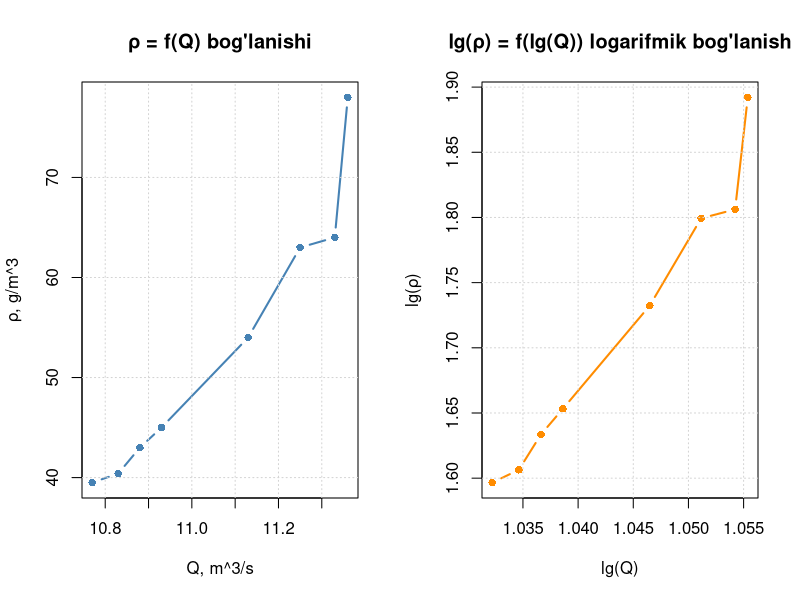

This figure's R source: (Note: this script raises an error after producing the figure.)
# Authors: GAVKHAR Mamadjanova & ZULFIYA Kuranboyeva
#------------------------------------------------------------------------------ #
#                       5b-amaliy mashg'ulot / Practical 5b                     #
# Y=a*x^b ko'rinishidagi tenglamaning noma'lum parametrlarini 2 usul bilan aniqlash
#     Estimation of the unknown parameters of the hydrological relationship 
#                           Y=a*x^b using two different methods
# ----------------------------------------------------------------------------- #
# Code description in Uzbek |  R version >4.5.0
#
# Ushbu anmaliy mashg'ulotda berilgan o'zgaruvchilar Q — suv sarfi (m^3/s)
# ρ — suvning loyqaligi (g/m^3). Tenglama quyidagi holatga keltiriladi:
# Tenglama: ρ = a * Q^b
# Logarifmik holat: lg(ρ) = lg(a) + b * lg(Q)
#
# ----- 1. Boshlang'ich ma'lumotlarni kiritish ---------------------------------

Q <- c(10.77, 10.83, 10.88, 10.93, 11.13, 11.25, 11.33, 11.36)
ρ <- c(39.5, 40.4, 43.0, 45.0, 54.0, 63.0, 64.0, 78.0)
n <- length(Q)  # kuzatuvlar soni = 8

# ----- 2. O'zgaruvchilarni logarifmlarda ifodalash ----------------------------
# log10() — o'nli logarifm funksiyasi

lgQ <- log10(Q)  # Q qiymatlar logarifmi
lgR <- log10(ρ)  # ρ qiymatlar logarifmi

cat("Logarifmik qiymatlar yig'indisi:\n")
cat("  sum(lgQ) =", round(sum(lgQ), 4), "\n")
cat("  sum(lgR) =", round(sum(lgR), 4), "\n\n")

# ----- 3. Grafiklarni chizish -------------------------------------------------
# par(mfrow) — bir oynada bir nechta grafik joylashtirish

par(mfrow = c(1, 2))  # 1 qator, 2 ustun

# --- Chizma 1: ρ = f(Q) to'g'ridan-to'g'ri bog'lanish -----
plot(Q, ρ,
     type = "b",          # "b" = nuqtalar + chiziq
     pch  = 16,           # to'ldirilgan doira belgisi
     col  = "steelblue",
     lwd  = 2,
     main = "ρ = f(Q) bog'lanishi",
     xlab = "Q, m^3/s",
     ylab = "ρ, g/m^3")
grid()

# --- Chizma 2: lg(ρ) = f(lg(Q)) logarifmik bog'lanish -----
plot(lgQ, lgR,
     type = "b",
     pch  = 16,
     col  = "darkorange",
     lwd  = 2,
     main = "lg(ρ) = f(lg(Q)) logarifmik bog'lanish",
     xlab = "lg(Q)",
     ylab = "lg(ρ)")
grid()

# locator(2) funksiyasi foydalanuvchi grafikda 2 marta chertguncha kutadi,
#              so'ng chertilgan nuqtalarning x va y koordinatalarini beradi
nuqtalar <- locator(2)

# Chertilgan nuqtalarni lgQ va lgR sifatida saqlash
# order() — kichigidan kattasiga tartiblash (lgQ bo'yicha)
tartib <- order(nuqtalar$x)

lgQ1 <- nuqtalar$x[tartib[1]]
lgR1 <- nuqtalar$y[tartib[1]]

lgQ2 <- nuqtalar$x[tartib[2]]
lgR2 <- nuqtalar$y[tartib[2]]

cat("Tanlangan nuqtalar:\n")
cat(" 1-nuqta: lgQ1 =", round(lgQ1, 4), ", lgR1 =", round(lgR1, 4), "\n")
cat(" 2-nuqta: lgQ2 =", round(lgQ2, 4), ", lgR2 =", round(lgR2, 4), "\n\n")

# Tanlangan nuqtalarni grafik ustiga chizish
# abline() — gorizontal/vertikal chiziq, v = vertikal, h = gorizontal
abline(v = lgQ1, h = lgR1, col = "blue",  lty = 2, lwd = 2)
abline(v = lgQ2, h = lgR2, col = "green", lty = 2, lwd = 2)

# points() — chertilgan aniq joyga belgi qo'yish
points(lgQ1, lgR1, col = "blue",  pch = 19, cex = 1.8)
points(lgQ2, lgR2, col = "green", pch = 19, cex = 1.8)

legend("topleft",
       legend = c("1-nuqta", "2-nuqta"),
       col    = c("blue", "green"),
       lty    = 2, pch = 19, bty = "n")

par(mfrow = c(1, 1))  # grafik oynasini oddiy holatga qaytarish

# ----- 4. TANLANGAN NUQTALAR USULI (1-usul) -----------------------------------
#
# Logarifmik grafikdan 2 ta nuqta tanlangach quyidagi tenglamalar sistemasi tuziladi:
#   lg(ρ1) = lg(a) + b * lg(Q1)
#   lg(ρ2) = lg(a) + b * lg(Q2)
#
# Noma'lumlar: lg(a) va b
# Yechim: solve() funksiyasi bilan amalga oshiriladi

cat("=== 1-usul: TANLANGAN NUQTALAR USULI ===\n")
cat("Tanlangan nuqtalar:\n")
cat("  1-nuqta: lgQ1 =", lgQ1, ",  lgR1 =", lgR1, "\n")
cat("  2-nuqta: lgQ2 =", lgQ2, ",  lgR2 =", lgR2, "\n\n")

# Tenglama sistemasini matrits shaklida yozamiz:
# | 1  lgQ1 | | lg(a) |   | lgR1 |
# | 1  lgQ2 | |   b   | = | lgR2 |
#
# rbind() — qatorlarni birlashtirish orqali matrit tuzadi
A1 <- rbind(c(1, lgQ1),
            c(1, lgQ2))
B1 <- c(lgR1, lgR2)

# solve(A, B) — Ax = B tenglamasini yechadi, x = [lg(a), b]
yechim1 <- solve(A1, B1)

lga_1 <- yechim1[1]  # lg(a) qiymati
b_1 <- yechim1[2]    # b qiymati
a_1 <- 10^lga_1      # a = 10^lg(a)

cat("Natija:\n")
cat("  lg(a) =", round(lga_1, 5), "\n")
cat("  a     =", a_1, "  (juda kichik son, bu normal)\n")
cat("  b     =", round(b_1, 5), "\n")
cat("  Tenglama: ρ* = a * Q^b\n\n")

# Hisoblangan ρ_1 qiymatlari — har bir Q uchun
ρ_1 <- a_1 * Q^b_1

# ----- 5. O'RTACHALAR USULI (2-usul) ------------------------------------------
#
# 8 qatorli qiymatlar 2 ta teng guruhga bo'linadi (4+4).
# Har bir guruh uchun yig'indilar hisoblanadi va
# tenglama sistemasi tuziladi:
#   sum1(lgR) = 4*lg(a) + b * sum1(lgQ)
#   sum2(lgR) = 4*lg(a) + b * sum2(lgQ)

cat("=== 2-usul: O'RTACHALAR USULI ===\n")

# Guruhlar bo'yicha yig'indilar
# [1:4]  — birinchi 4 ta element
# [5:8]  — keyingi 4 ta element
sum_lgQ1 <- sum(lgQ[1:4])
sum_lgR1 <- sum(lgR[1:4])

sum_lgQ2 <- sum(lgQ[5:8])
sum_lgR2 <- sum(lgR[5:8])

cat("Guruhlar bo'yicha yig'indilar:\n")
cat("  1-guruh (1-4 -qatorlar): sum(lgQ) =", round(sum_lgQ1, 4),
    ",  sum(lgR) =", round(sum_lgR1, 4), "\n")
cat("  2-guruh (5-8 qatorlar): sum(lgQ) =", round(sum_lgQ2, 4),
    ",  sum(lgR) =", round(sum_lgR2, 4), "\n")
cat("Tuzilgan sistema:\n")
cat(" ", round(sum_lgR1, 4), "= 4*lg(a) + b *", round(sum_lgQ1, 4), "\n")
cat(" ", round(sum_lgR2, 4), "= 4*lg(a) + b *", round(sum_lgQ2, 4), "\n\n")

A2 <- rbind(c(4, sum_lgQ1),
            c(4, sum_lgQ2))
B2 <- c(sum_lgR1, sum_lgR2)

yechim2 <- solve(A2, B2)

lga_2 <- yechim2[1]
b_2 <- yechim2[2]
a_2 <- 10^lga_2

cat("Natija:\n")
cat("  lg(a) =", round(lga_2, 5), "\n")
cat("  a     =", a_2, "\n")
cat("  b     =", round(b_2, 5), "\n")
cat("  Tenglama: ρ_2 = a * Q^b\n\n")

# Hisoblangan ρ_2 qiymatlari — har bir Q uchun
ρ_2 <- a_2 * Q^b_2

# ----- 6. XATOLIKLARNI HISOBLASH ----------------------------------------------
# Har bir kuzatuv uchun:
#   Δ = ρ_kuzatilgan - ρ_2_hisoblangan#
# Natijani baholash uchun:
#   sum(Δ) — yig'indi xatolik (ishorali) 
#   sum(abs(Δ))— yig'indi xatolik (ishorasiz, mutlaq)
#   Qaysi usulda sum(|Δ|) kichik bo'lsa — o'sha usul aniqroq hisoblanadi

cat("=== XATOLIKLARNI HISOBLASH ===\n\n")

Δ_1 <- ρ - ρ_1   # 1-usul xatoliklari
Δ_2 <- ρ - ρ_2   # 2-usul xatoliklari


# ----- 7. NATIJALAR JADVALI ---------------------------------------------------

natijalar <- data.frame(
  Nr = 1:n,
  Q = Q,
  ρ_obs = ρ,                    # kuzatilgan qiymat
  ρ1_hisob = round(ρ_1, 2),     # 1-usul hisoblangan
  ρ2_hisob = round(ρ_2, 2),     # 2-usul hisoblangan
  Δ1 = round(Δ_1, 2),           # 1-usul xatoligi
  Δ2 = round(Δ_2, 2),           # 2-usul xatoligi
  absΔ1 = round(abs(Δ_1), 2),   # 1-usul |xatolik|
  absΔ2 = round(abs(Δ_2), 2)    # 2-usul |xatolik|
)

cat("Natijalar jadvali:\n")
print(natijalar, row.names = FALSE)

# Yig'indi xatoliklar
cat("\nYig'indi xatoliklar:\n")
cat("  sum(Δ1)     =", round(sum(Δ_1), 3),
    "  (1-usul ishorali yig'indi)\n")
cat("  sum(Δ2)     =", round(sum(Δ_2), 3),
    "  (2-usul ishorali yig'indi)\n")
cat("  sum(|Δ1|)   =", round(sum(abs(Δ_1)), 3),
    "  (1-usul mutlaq yig'indi)\n")
cat("  sum(|Δ2|)   =", round(sum(abs(Δ_2)), 3),
    "  (2-usul mutlaq yig'indi)\n\n")

# ----- 8. XULOSA — qaysi usul aniqroq?  ---------------------------------------
# Nazariyaga ko'ra: sum(|Δ|) kichik bo'lgan usul afzal

if (sum(abs(Δ_1)) < sum(abs(Δ_2))) {
  cat("XULOSA: 1-usul (Tanlangan nuqtalar) aniqroq.\n")
  cat("  sum(|Δ1|) =", round(sum(abs(Δ_1)), 3),
      " < sum(|Δ2|) =", round(sum(abs(Δ_2)), 3), "\n\n")
} else {
  cat("XULOSA: 2-usul (O'rtachalar) aniqroq.\n")
  cat("  sum(|Δ2|) =", round(sum(abs(Δ_2)), 3),
      " < sum(|Δ1|) =", round(sum(abs(Δ_1)), 3), "\n\n")
}
